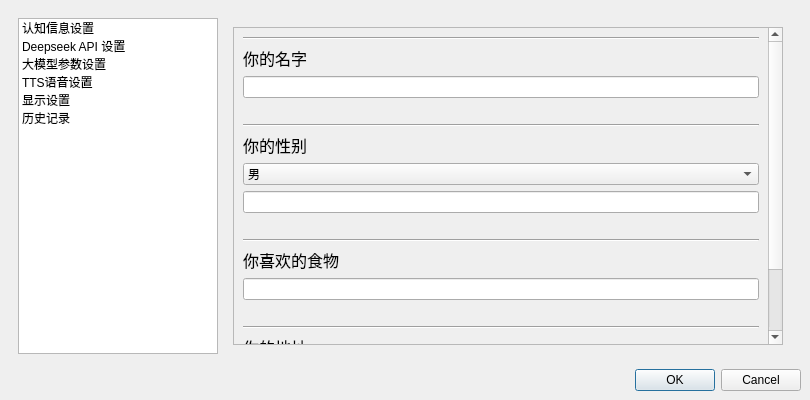
<?xml version="1.0" encoding="UTF-8"?>
<ui version="4.0">
 <class>MainWindow</class>
 <widget class="QMainWindow" name="MainWindow">
  <property name="geometry">
   <rect>
    <x>0</x>
    <y>0</y>
    <width>810</width>
    <height>400</height>
   </rect>
  </property>
  <property name="minimumSize">
   <size>
    <width>810</width>
    <height>400</height>
   </size>
  </property>
  <property name="windowTitle">
   <string>设置</string>
  </property>
  <widget class="QWidget" name="centralwidget">
   <layout class="QVBoxLayout" name="verticalLayout">
    <item>
     <widget class="QWidget" name="settingMainWidget" native="true">
      <layout class="QHBoxLayout" name="horizontalLayout_15">
       <item>
        <widget class="QListWidget" name="listWidget">
         <property name="minimumSize">
          <size>
           <width>200</width>
           <height>0</height>
          </size>
         </property>
         <property name="maximumSize">
          <size>
           <width>200</width>
           <height>16777215</height>
          </size>
         </property>
         <property name="styleSheet">
          <string notr="true">QListWidget::item {height: 50px; text-align: center;};</string>
         </property>
         <property name="isWrapping" stdset="0">
          <bool>false</bool>
         </property>
         <item>
          <property name="text">
           <string>认知信息设置</string>
          </property>
         </item>
         <item>
          <property name="text">
           <string>Deepseek API 设置</string>
          </property>
         </item>
         <item>
          <property name="text">
           <string>大模型参数设置</string>
          </property>
         </item>
         <item>
          <property name="text">
           <string>TTS语音设置</string>
          </property>
         </item>
         <item>
          <property name="text">
           <string>显示设置</string>
          </property>
         </item>
         <item>
          <property name="text">
           <string>历史记录</string>
          </property>
         </item>
        </widget>
       </item>
       <item>
        <widget class="QStackedWidget" name="stackedWidget">
         <property name="enabled">
          <bool>true</bool>
         </property>
         <property name="inputMethodHints">
          <set>Qt::ImhNone</set>
         </property>
         <property name="currentIndex">
          <number>0</number>
         </property>
         <widget class="QWidget" name="stackedWidgetUser">
          <layout class="QHBoxLayout" name="horizontalLayout_16">
           <item>
            <widget class="QScrollArea" name="userScrollArea">
             <property name="widgetResizable">
              <bool>true</bool>
             </property>
             <widget class="QWidget" name="scrollAreaWidgetContents">
              <property name="geometry">
               <rect>
                <x>0</x>
                <y>-70</y>
                <width>531</width>
                <height>385</height>
               </rect>
              </property>
              <property name="maximumSize">
               <size>
                <width>16777215</width>
                <height>16777215</height>
               </size>
              </property>
              <property name="styleSheet">
               <string notr="true"/>
              </property>
              <layout class="QVBoxLayout" name="verticalLayout_13">
               <item>
                <widget class="Line" name="line_16">
                 <property name="orientation">
                  <enum>Qt::Horizontal</enum>
                 </property>
                </widget>
               </item>
               <item>
                <widget class="QLabel" name="yourNameLabel">
                 <property name="maximumSize">
                  <size>
                   <width>16777215</width>
                   <height>16777215</height>
                  </size>
                 </property>
                 <property name="text">
                  <string>&lt;html&gt;&lt;head/&gt;&lt;body&gt;&lt;p&gt;&lt;span style=&quot; font-size:12pt;&quot;&gt;你的名字&lt;/span&gt;&lt;/p&gt;&lt;/body&gt;&lt;/html&gt;</string>
                 </property>
                </widget>
               </item>
               <item>
                <widget class="QLineEdit" name="yourNameEdit"/>
               </item>
               <item>
                <spacer name="verticalSpacer_15">
                 <property name="orientation">
                  <enum>Qt::Vertical</enum>
                 </property>
                 <property name="sizeType">
                  <enum>QSizePolicy::Fixed</enum>
                 </property>
                 <property name="sizeHint" stdset="0">
                  <size>
                   <width>0</width>
                   <height>20</height>
                  </size>
                 </property>
                </spacer>
               </item>
               <item>
                <widget class="Line" name="line_17">
                 <property name="orientation">
                  <enum>Qt::Horizontal</enum>
                 </property>
                </widget>
               </item>
               <item>
                <widget class="QLabel" name="yourSexLabel">
                 <property name="text">
                  <string>&lt;html&gt;&lt;head/&gt;&lt;body&gt;&lt;p&gt;&lt;span style=&quot; font-size:12pt;&quot;&gt;你的性别&lt;/span&gt;&lt;/p&gt;&lt;/body&gt;&lt;/html&gt;</string>
                 </property>
                </widget>
               </item>
               <item>
                <widget class="QComboBox" name="yourSexComboBox">
                 <item>
                  <property name="text">
                   <string>男</string>
                  </property>
                 </item>
                 <item>
                  <property name="text">
                   <string>女</string>
                  </property>
                 </item>
                 <item>
                  <property name="text">
                   <string>其他</string>
                  </property>
                 </item>
                </widget>
               </item>
               <item>
                <widget class="QLineEdit" name="yourSexEdit"/>
               </item>
               <item>
                <spacer name="verticalSpacer_16">
                 <property name="orientation">
                  <enum>Qt::Vertical</enum>
                 </property>
                 <property name="sizeType">
                  <enum>QSizePolicy::Fixed</enum>
                 </property>
                 <property name="sizeHint" stdset="0">
                  <size>
                   <width>0</width>
                   <height>20</height>
                  </size>
                 </property>
                </spacer>
               </item>
               <item>
                <widget class="Line" name="line_18">
                 <property name="orientation">
                  <enum>Qt::Horizontal</enum>
                 </property>
                </widget>
               </item>
               <item>
                <widget class="QLabel" name="yourFavouriteFoodLabel">
                 <property name="text">
                  <string>&lt;html&gt;&lt;head/&gt;&lt;body&gt;&lt;p&gt;&lt;span style=&quot; font-size:12pt;&quot;&gt;你喜欢的食物&lt;/span&gt;&lt;/p&gt;&lt;/body&gt;&lt;/html&gt;</string>
                 </property>
                </widget>
               </item>
               <item>
                <widget class="QLineEdit" name="yourFavouriteFood"/>
               </item>
               <item>
                <spacer name="verticalSpacer_17">
                 <property name="orientation">
                  <enum>Qt::Vertical</enum>
                 </property>
                 <property name="sizeType">
                  <enum>QSizePolicy::Fixed</enum>
                 </property>
                 <property name="sizeHint" stdset="0">
                  <size>
                   <width>0</width>
                   <height>20</height>
                  </size>
                 </property>
                </spacer>
               </item>
               <item>
                <widget class="Line" name="line_19">
                 <property name="orientation">
                  <enum>Qt::Horizontal</enum>
                 </property>
                </widget>
               </item>
               <item>
                <widget class="QLabel" name="yourAddressLabel">
                 <property name="text">
                  <string>&lt;html&gt;&lt;head/&gt;&lt;body&gt;&lt;p&gt;&lt;span style=&quot; font-size:12pt;&quot;&gt;你的地址&lt;/span&gt;&lt;/p&gt;&lt;p&gt;&lt;span style=&quot; font-size:10pt;&quot;&gt;tips: 为了你的信息安全，请不要填写真实地址哦&lt;/span&gt;&lt;/p&gt;&lt;/body&gt;&lt;/html&gt;</string>
                 </property>
                </widget>
               </item>
               <item>
                <widget class="QLineEdit" name="yourAddressEdit"/>
               </item>
               <item>
                <spacer name="verticalSpacer_18">
                 <property name="orientation">
                  <enum>Qt::Vertical</enum>
                 </property>
                 <property name="sizeHint" stdset="0">
                  <size>
                   <width>20</width>
                   <height>40</height>
                  </size>
                 </property>
                </spacer>
               </item>
              </layout>
             </widget>
            </widget>
           </item>
          </layout>
         </widget>
         <widget class="QWidget" name="stackedWidgetAPI">
          <layout class="QVBoxLayout" name="verticalLayout_14">
           <item>
            <widget class="QScrollArea" name="scrollArea_6">
             <property name="widgetResizable">
              <bool>true</bool>
             </property>
             <widget class="QWidget" name="scrollAreaWidgetAPI">
              <property name="geometry">
               <rect>
                <x>0</x>
                <y>0</y>
                <width>548</width>
                <height>315</height>
               </rect>
              </property>
              <layout class="QVBoxLayout" name="verticalLayout_15">
               <item>
                <widget class="Line" name="line_20">
                 <property name="orientation">
                  <enum>Qt::Horizontal</enum>
                 </property>
                </widget>
               </item>
               <item>
                <widget class="QLabel" name="APILabel">
                 <property name="text">
                  <string>&lt;html&gt;&lt;head/&gt;&lt;body&gt;&lt;p&gt;&lt;span style=&quot; font-size:12pt;&quot;&gt;API key&lt;/span&gt;&lt;/p&gt;&lt;/body&gt;&lt;/html&gt;</string>
                 </property>
                </widget>
               </item>
               <item>
                <widget class="QLineEdit" name="lAPIEdit"/>
               </item>
               <item>
                <spacer name="verticalSpacer_19">
                 <property name="orientation">
                  <enum>Qt::Vertical</enum>
                 </property>
                 <property name="sizeHint" stdset="0">
                  <size>
                   <width>20</width>
                   <height>40</height>
                  </size>
                 </property>
                </spacer>
               </item>
              </layout>
             </widget>
            </widget>
           </item>
          </layout>
         </widget>
         <widget class="QWidget" name="stackedWidgetParameter">
          <layout class="QVBoxLayout" name="verticalLayout_16">
           <item>
            <widget class="QScrollArea" name="scrollArea_7">
             <property name="widgetResizable">
              <bool>true</bool>
             </property>
             <widget class="QWidget" name="scrollAreaWidgetContents_6">
              <property name="geometry">
               <rect>
                <x>0</x>
                <y>0</y>
                <width>357</width>
                <height>550</height>
               </rect>
              </property>
              <layout class="QVBoxLayout" name="verticalLayout_17">
               <item>
                <widget class="Line" name="line_21">
                 <property name="orientation">
                  <enum>Qt::Horizontal</enum>
                 </property>
                </widget>
               </item>
               <item>
                <widget class="QLabel" name="temperatureLabel">
                 <property name="text">
                  <string>&lt;html&gt;&lt;head/&gt;&lt;body&gt;&lt;p&gt;&lt;span style=&quot; font-size:12pt;&quot;&gt;温度 temperature&lt;/span&gt;&lt;/p&gt;&lt;p&gt;&lt;span style=&quot; font-size:10pt;&quot;&gt;范围：0 ~ 2&lt;/span&gt;&lt;/p&gt;&lt;p&gt;&lt;span style=&quot; font-size:10pt;&quot;&gt;影响大模型输出的随机性&lt;/span&gt;&lt;/p&gt;&lt;p&gt;&lt;span style=&quot; font-size:10pt;&quot;&gt;默认为 1.1&lt;/span&gt;&lt;/p&gt;&lt;/body&gt;&lt;/html&gt;</string>
                 </property>
                </widget>
               </item>
               <item>
                <widget class="QWidget" name="temperatureSliderWidget" native="true">
                 <layout class="QHBoxLayout" name="horizontalLayout_17">
                  <item>
                   <widget class="QLabel" name="temperatureShowLabel">
                    <property name="text">
                     <string>TextLabel</string>
                    </property>
                   </widget>
                  </item>
                  <item>
                   <widget class="QSlider" name="temperatureSlider">
                    <property name="maximum">
                     <number>20</number>
                    </property>
                    <property name="singleStep">
                     <number>1</number>
                    </property>
                    <property name="value">
                     <number>11</number>
                    </property>
                    <property name="orientation">
                     <enum>Qt::Horizontal</enum>
                    </property>
                   </widget>
                  </item>
                 </layout>
                </widget>
               </item>
               <item>
                <spacer name="verticalSpacer_20">
                 <property name="orientation">
                  <enum>Qt::Vertical</enum>
                 </property>
                 <property name="sizeType">
                  <enum>QSizePolicy::Fixed</enum>
                 </property>
                 <property name="sizeHint" stdset="0">
                  <size>
                   <width>0</width>
                   <height>20</height>
                  </size>
                 </property>
                </spacer>
               </item>
               <item>
                <widget class="Line" name="line_22">
                 <property name="orientation">
                  <enum>Qt::Horizontal</enum>
                 </property>
                </widget>
               </item>
               <item>
                <widget class="QLabel" name="frequencyPenaltyLabel">
                 <property name="text">
                  <string>&lt;html&gt;&lt;head/&gt;&lt;body&gt;&lt;p&gt;&lt;span style=&quot; font-size:12pt;&quot;&gt;频率惩罚 frequency penalty&lt;/span&gt;&lt;/p&gt;&lt;p&gt;&lt;span style=&quot; font-size:10pt;&quot;&gt;范围：-2 ~ 2&lt;/span&gt;&lt;/p&gt;&lt;p&gt;&lt;span style=&quot; font-size:10pt;&quot;&gt;0 以上时越高会使模型输出相同内容（复读）的可能性越小&lt;/span&gt;&lt;/p&gt;&lt;p&gt;&lt;span style=&quot; font-size:10pt;&quot;&gt;默认为 0&lt;/span&gt;&lt;/p&gt;&lt;/body&gt;&lt;/html&gt;</string>
                 </property>
                </widget>
               </item>
               <item>
                <widget class="QWidget" name="frequencyPenaltyWidget" native="true">
                 <layout class="QHBoxLayout" name="horizontalLayout_18">
                  <item>
                   <widget class="QLabel" name="frequencyPenaltyShowLabel">
                    <property name="text">
                     <string>TextLabel</string>
                    </property>
                   </widget>
                  </item>
                  <item>
                   <widget class="QSlider" name="frequencyPenaltySlider">
                    <property name="minimum">
                     <number>-20</number>
                    </property>
                    <property name="maximum">
                     <number>20</number>
                    </property>
                    <property name="orientation">
                     <enum>Qt::Horizontal</enum>
                    </property>
                   </widget>
                  </item>
                 </layout>
                </widget>
               </item>
               <item>
                <spacer name="verticalSpacer_21">
                 <property name="orientation">
                  <enum>Qt::Vertical</enum>
                 </property>
                 <property name="sizeType">
                  <enum>QSizePolicy::Fixed</enum>
                 </property>
                 <property name="sizeHint" stdset="0">
                  <size>
                   <width>0</width>
                   <height>20</height>
                  </size>
                 </property>
                </spacer>
               </item>
               <item>
                <widget class="Line" name="line_23">
                 <property name="orientation">
                  <enum>Qt::Horizontal</enum>
                 </property>
                </widget>
               </item>
               <item>
                <widget class="QLabel" name="presecePenaltyLabel">
                 <property name="text">
                  <string>&lt;html&gt;&lt;head/&gt;&lt;body&gt;&lt;p&gt;&lt;span style=&quot; font-size:12pt;&quot;&gt;存在惩罚 presence penalty&lt;/span&gt;&lt;/p&gt;&lt;p&gt;&lt;span style=&quot; font-size:10pt;&quot;&gt;范围：-2 ~ 2&lt;/span&gt;&lt;/p&gt;&lt;p&gt;&lt;span style=&quot; font-size:10pt;&quot;&gt;0 以上时越高会使模型谈论新话题的可能性越大&lt;/span&gt;&lt;/p&gt;&lt;p&gt;&lt;span style=&quot; font-size:10pt;&quot;&gt;默认为 0.1&lt;/span&gt;&lt;/p&gt;&lt;/body&gt;&lt;/html&gt;</string>
                 </property>
                </widget>
               </item>
               <item>
                <widget class="QWidget" name="presencePenaltyWidget" native="true">
                 <layout class="QHBoxLayout" name="horizontalLayout_19">
                  <item>
                   <widget class="QLabel" name="presencePenaltyShowLabel">
                    <property name="text">
                     <string>TextLabel</string>
                    </property>
                   </widget>
                  </item>
                  <item>
                   <widget class="QSlider" name="presencePenaltylSlider">
                    <property name="minimum">
                     <number>-20</number>
                    </property>
                    <property name="maximum">
                     <number>20</number>
                    </property>
                    <property name="value">
                     <number>1</number>
                    </property>
                    <property name="orientation">
                     <enum>Qt::Horizontal</enum>
                    </property>
                   </widget>
                  </item>
                 </layout>
                </widget>
               </item>
               <item>
                <spacer name="verticalSpacer_22">
                 <property name="orientation">
                  <enum>Qt::Vertical</enum>
                 </property>
                 <property name="sizeHint" stdset="0">
                  <size>
                   <width>20</width>
                   <height>40</height>
                  </size>
                 </property>
                </spacer>
               </item>
              </layout>
             </widget>
            </widget>
           </item>
          </layout>
         </widget>
         <widget class="QWidget" name="stackedWidgetTTS">
          <layout class="QVBoxLayout" name="verticalLayout_18">
           <item>
            <widget class="QScrollArea" name="scrollArea_8">
             <property name="widgetResizable">
              <bool>true</bool>
             </property>
             <widget class="QWidget" name="scrollAreaWidgetContents_7">
              <property name="geometry">
               <rect>
                <x>0</x>
                <y>0</y>
                <width>524</width>
                <height>575</height>
               </rect>
              </property>
              <layout class="QVBoxLayout" name="verticalLayout_19">
               <item>
                <widget class="Line" name="line_24">
                 <property name="orientation">
                  <enum>Qt::Horizontal</enum>
                 </property>
                </widget>
               </item>
               <item>
                <widget class="QLabel" name="TTSIntroducing">
                 <property name="text">
                  <string>&lt;html&gt;&lt;head/&gt;&lt;body&gt;&lt;p&gt;&lt;span style=&quot; font-size:12pt;&quot;&gt;启用 TTS 需要同时运行 GPT-SoVITS-Inference&lt;/span&gt;&lt;/p&gt;&lt;p&gt;&lt;span style=&quot; font-size:10pt;&quot;&gt;若未部署，查看部署教程：&lt;/span&gt;&lt;a href=&quot;https://www.yuque.com/xter/zibxlp/nqi871glgxfy717e&quot;&gt;&lt;span style=&quot; font-size:10pt; text-decoration: underline; color:#0000ff;&quot;&gt;https://www.yuque.com/xter/zibxlp/nqi871glgxfy717e&lt;/span&gt;&lt;/a&gt;&lt;/p&gt;&lt;p&gt;在部署完成后运行‘3 启动GSVI.bat’，等待启动完成即可&lt;/p&gt;&lt;p&gt;&lt;span style=&quot; font-size:11pt; font-weight:600;&quot;&gt;在未启动 GPT-SoVITS-Inference 的情况下启用此功能会报错！&lt;/span&gt;&lt;/p&gt;&lt;p&gt;(暂时没时间去做检测了..等以后吧)&lt;/p&gt;&lt;p&gt;&lt;span style=&quot; font-size:10pt;&quot;&gt;项目地址：&lt;/span&gt;&lt;a href=&quot;https://github.com/X-T-E-R/GPT-SoVITS-Inference&quot;&gt;&lt;span style=&quot; font-size:10pt; text-decoration: underline; color:#0000ff;&quot;&gt;https://github.com/X-T-E-R/GPT-SoVITS-Inference&lt;/span&gt;&lt;/a&gt;&lt;/p&gt;&lt;/body&gt;&lt;/html&gt;</string>
                 </property>
                </widget>
               </item>
               <item>
                <widget class="Line" name="line_25">
                 <property name="orientation">
                  <enum>Qt::Horizontal</enum>
                 </property>
                </widget>
               </item>
               <item>
                <widget class="QCheckBox" name="EnableTTScheckBox">
                 <property name="text">
                  <string>启用TTS</string>
                 </property>
                </widget>
               </item>
               <item>
                <widget class="QPushButton" name="checkTTSButton">
                 <property name="text">
                  <string>测试 TTS 是否可用（点击后会发送一个测试文本并自动播放）</string>
                 </property>
                </widget>
               </item>
               <item>
                <spacer name="verticalSpacer_23">
                 <property name="orientation">
                  <enum>Qt::Vertical</enum>
                 </property>
                 <property name="sizeType">
                  <enum>QSizePolicy::Fixed</enum>
                 </property>
                 <property name="sizeHint" stdset="0">
                  <size>
                   <width>0</width>
                   <height>20</height>
                  </size>
                 </property>
                </spacer>
               </item>
               <item>
                <widget class="Line" name="line_26">
                 <property name="orientation">
                  <enum>Qt::Horizontal</enum>
                 </property>
                </widget>
               </item>
               <item>
                <widget class="QLabel" name="APIAddressLabel">
                 <property name="text">
                  <string>&lt;html&gt;&lt;head/&gt;&lt;body&gt;&lt;p&gt;&lt;span style=&quot; font-size:12pt;&quot;&gt;API 地址设置&lt;/span&gt;&lt;/p&gt;&lt;/body&gt;&lt;/html&gt;</string>
                 </property>
                </widget>
               </item>
               <item>
                <widget class="QWidget" name="TTSHostWidget" native="true">
                 <layout class="QHBoxLayout" name="horizontalLayout_20">
                  <item>
                   <widget class="QLabel" name="TTShostShow">
                    <property name="text">
                     <string>host地址</string>
                    </property>
                   </widget>
                  </item>
                  <item>
                   <widget class="QLineEdit" name="TTShostEdit">
                    <property name="text">
                     <string>http://127.0.0.1</string>
                    </property>
                   </widget>
                  </item>
                 </layout>
                </widget>
               </item>
               <item>
                <widget class="QWidget" name="TTSAPIPortWidget" native="true">
                 <layout class="QHBoxLayout" name="horizontalLayout_21">
                  <item>
                   <widget class="QLabel" name="TTSAPIPortLabel">
                    <property name="text">
                     <string>端口</string>
                    </property>
                   </widget>
                  </item>
                  <item>
                   <widget class="QLineEdit" name="TTSAPIPortEdit">
                    <property name="text">
                     <string>5000</string>
                    </property>
                   </widget>
                  </item>
                 </layout>
                </widget>
               </item>
               <item>
                <spacer name="verticalSpacer_24">
                 <property name="orientation">
                  <enum>Qt::Vertical</enum>
                 </property>
                 <property name="sizeType">
                  <enum>QSizePolicy::Fixed</enum>
                 </property>
                 <property name="sizeHint" stdset="0">
                  <size>
                   <width>0</width>
                   <height>20</height>
                  </size>
                 </property>
                </spacer>
               </item>
               <item>
                <widget class="Line" name="line_27">
                 <property name="orientation">
                  <enum>Qt::Horizontal</enum>
                 </property>
                </widget>
               </item>
               <item>
                <widget class="QLabel" name="TTSSettingLabel">
                 <property name="text">
                  <string>&lt;html&gt;&lt;head/&gt;&lt;body&gt;&lt;p&gt;&lt;span style=&quot; font-size:12pt;&quot;&gt;TTS 设置&lt;/span&gt;&lt;/p&gt;&lt;/body&gt;&lt;/html&gt;</string>
                 </property>
                </widget>
               </item>
               <item>
                <widget class="QWidget" name="TTSCharacterWidget" native="true">
                 <layout class="QHBoxLayout" name="horizontalLayout_22">
                  <item>
                   <widget class="QLabel" name="TTSCharacterLabel">
                    <property name="text">
                     <string>TTS 角色名称</string>
                    </property>
                   </widget>
                  </item>
                  <item>
                   <widget class="QLineEdit" name="TTSCharacterEdit">
                    <property name="text">
                     <string>晴</string>
                    </property>
                   </widget>
                  </item>
                 </layout>
                </widget>
               </item>
               <item>
                <widget class="QWidget" name="TTSEmotionWidget" native="true">
                 <layout class="QHBoxLayout" name="horizontalLayout_23">
                  <item>
                   <widget class="QLabel" name="TTSemotionLabel">
                    <property name="text">
                     <string>TTS emotion (也许以后会出多情绪支持..?)</string>
                    </property>
                   </widget>
                  </item>
                  <item>
                   <widget class="QLineEdit" name="lTTSEmotionEdit">
                    <property name="text">
                     <string>default</string>
                    </property>
                   </widget>
                  </item>
                 </layout>
                </widget>
               </item>
               <item>
                <spacer name="verticalSpacer_25">
                 <property name="orientation">
                  <enum>Qt::Vertical</enum>
                 </property>
                 <property name="sizeType">
                  <enum>QSizePolicy::Fixed</enum>
                 </property>
                 <property name="sizeHint" stdset="0">
                  <size>
                   <width>0</width>
                   <height>20</height>
                  </size>
                 </property>
                </spacer>
               </item>
               <item>
                <widget class="Line" name="line_28">
                 <property name="orientation">
                  <enum>Qt::Horizontal</enum>
                 </property>
                </widget>
               </item>
               <item>
                <spacer name="verticalSpacer_26">
                 <property name="orientation">
                  <enum>Qt::Vertical</enum>
                 </property>
                 <property name="sizeHint" stdset="0">
                  <size>
                   <width>20</width>
                   <height>40</height>
                  </size>
                 </property>
                </spacer>
               </item>
              </layout>
             </widget>
            </widget>
           </item>
          </layout>
         </widget>
         <widget class="QWidget" name="stackedWidgetTextShow">
          <layout class="QVBoxLayout" name="verticalLayout_20">
           <item>
            <widget class="QScrollArea" name="scrollArea_9">
             <property name="widgetResizable">
              <bool>true</bool>
             </property>
             <widget class="QWidget" name="scrollAreaWidgetTextShow">
              <property name="geometry">
               <rect>
                <x>0</x>
                <y>0</y>
                <width>198</width>
                <height>131</height>
               </rect>
              </property>
              <layout class="QVBoxLayout" name="verticalLayout_21">
               <item>
                <widget class="Line" name="line_29">
                 <property name="orientation">
                  <enum>Qt::Horizontal</enum>
                 </property>
                </widget>
               </item>
               <item>
                <widget class="QLabel" name="textShowLabel">
                 <property name="text">
                  <string>&lt;html&gt;&lt;head/&gt;&lt;body&gt;&lt;p&gt;&lt;span style=&quot; font-size:12pt;&quot;&gt;文字显示速度设置&lt;/span&gt;&lt;/p&gt;&lt;/body&gt;&lt;/html&gt;</string>
                 </property>
                </widget>
               </item>
               <item>
                <widget class="QWidget" name="textShowSpeedWidget" native="true">
                 <layout class="QHBoxLayout" name="horizontalLayout_24">
                  <item>
                   <widget class="QSpinBox" name="textShowSpeedSpinBox"/>
                  </item>
                  <item>
                   <widget class="QLabel" name="haomiao">
                    <property name="text">
                     <string>毫秒</string>
                    </property>
                   </widget>
                  </item>
                 </layout>
                </widget>
               </item>
               <item>
                <widget class="QWidget" name="textShowSpeedExampleWidget" native="true">
                 <layout class="QHBoxLayout" name="horizontalLayout_25">
                  <item>
                   <widget class="QLabel" name="_exampleL">
                    <property name="maximumSize">
                     <size>
                      <width>50</width>
                      <height>16777215</height>
                     </size>
                    </property>
                    <property name="text">
                     <string>示例</string>
                    </property>
                   </widget>
                  </item>
                  <item>
                   <widget class="QLabel" name="textShowSpeedExampleLabel">
                    <property name="text">
                     <string>这个显示速度还可以吗？</string>
                    </property>
                   </widget>
                  </item>
                 </layout>
                </widget>
               </item>
               <item>
                <spacer name="verticalSpacer_27">
                 <property name="orientation">
                  <enum>Qt::Vertical</enum>
                 </property>
                 <property name="sizeHint" stdset="0">
                  <size>
                   <width>20</width>
                   <height>40</height>
                  </size>
                 </property>
                </spacer>
               </item>
              </layout>
             </widget>
            </widget>
           </item>
          </layout>
         </widget>
         <widget class="QWidget" name="stackedWidgetHistory">
          <layout class="QVBoxLayout" name="verticalLayout_22">
           <item>
            <widget class="QScrollArea" name="scrollArea_10">
             <property name="widgetResizable">
              <bool>true</bool>
             </property>
             <widget class="QWidget" name="scrollAreaWidgetContents_8">
              <property name="geometry">
               <rect>
                <x>0</x>
                <y>0</y>
                <width>248</width>
                <height>217</height>
               </rect>
              </property>
              <layout class="QVBoxLayout" name="verticalLayout_23">
               <item>
                <widget class="Line" name="line_30">
                 <property name="orientation">
                  <enum>Qt::Horizontal</enum>
                 </property>
                </widget>
               </item>
               <item>
                <widget class="QLabel" name="historyLabel">
                 <property name="text">
                  <string>&lt;html&gt;&lt;head/&gt;&lt;body&gt;&lt;p&gt;&lt;span style=&quot; font-size:12pt;&quot;&gt;设置要加载的历史记录&lt;/span&gt;&lt;/p&gt;&lt;/body&gt;&lt;/html&gt;</string>
                 </property>
                </widget>
               </item>
               <item>
                <widget class="QPushButton" name="scanHistoryFileButton">
                 <property name="text">
                  <string>扫描可用的历史记录文件(history文件夹)</string>
                 </property>
                </widget>
               </item>
               <item>
                <widget class="QWidget" name="chooseHistoryWidget" native="true">
                 <layout class="QHBoxLayout" name="horizontalLayout_26">
                  <item>
                   <widget class="QLabel" name="chooseHistoryLabel">
                    <property name="maximumSize">
                     <size>
                      <width>150</width>
                      <height>16777215</height>
                     </size>
                    </property>
                    <property name="text">
                     <string>选择要加载的历史文件</string>
                    </property>
                    <property name="wordWrap">
                     <bool>true</bool>
                    </property>
                   </widget>
                  </item>
                  <item>
                   <widget class="QComboBox" name="chooseHistoryComboBox"/>
                  </item>
                 </layout>
                </widget>
               </item>
               <item>
                <widget class="QWidget" name="previewWidget" native="true">
                 <layout class="QHBoxLayout" name="horizontalLayout_27">
                  <item>
                   <spacer name="horizontalSpacer_2">
                    <property name="orientation">
                     <enum>Qt::Horizontal</enum>
                    </property>
                    <property name="sizeHint" stdset="0">
                     <size>
                      <width>40</width>
                      <height>20</height>
                     </size>
                    </property>
                   </spacer>
                  </item>
                  <item>
                   <widget class="QPushButton" name="previewButton">
                    <property name="text">
                     <string>预览（这个功能还没做(瘫)）</string>
                    </property>
                   </widget>
                  </item>
                 </layout>
                </widget>
               </item>
               <item>
                <spacer name="verticalSpacer_28">
                 <property name="orientation">
                  <enum>Qt::Vertical</enum>
                 </property>
                 <property name="sizeHint" stdset="0">
                  <size>
                   <width>20</width>
                   <height>40</height>
                  </size>
                 </property>
                </spacer>
               </item>
              </layout>
             </widget>
            </widget>
           </item>
          </layout>
         </widget>
        </widget>
       </item>
      </layout>
     </widget>
    </item>
    <item>
     <widget class="QDialogButtonBox" name="SaveButtonBox">
      <property name="standardButtons">
       <set>QDialogButtonBox::Cancel|QDialogButtonBox::Ok</set>
      </property>
     </widget>
    </item>
   </layout>
  </widget>
 </widget>
 <resources/>
 <connections/>
</ui>
